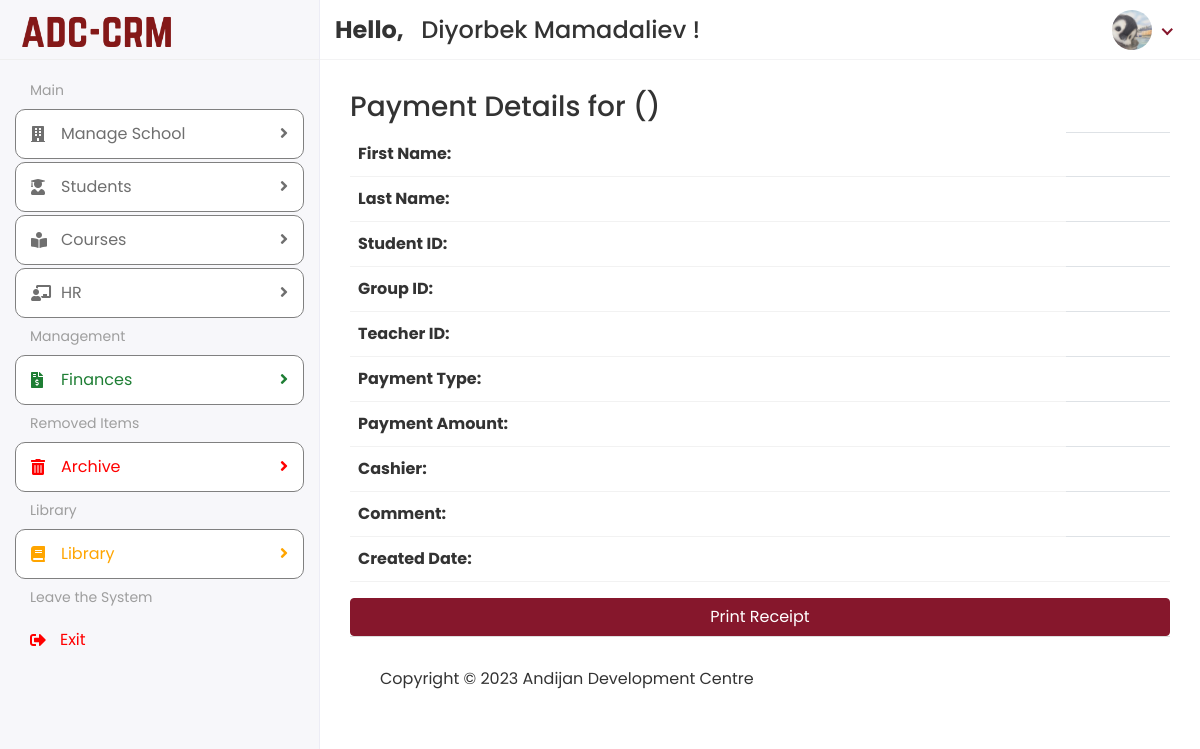
The app's page /Hod/Payments/Preview (signed in), older data.
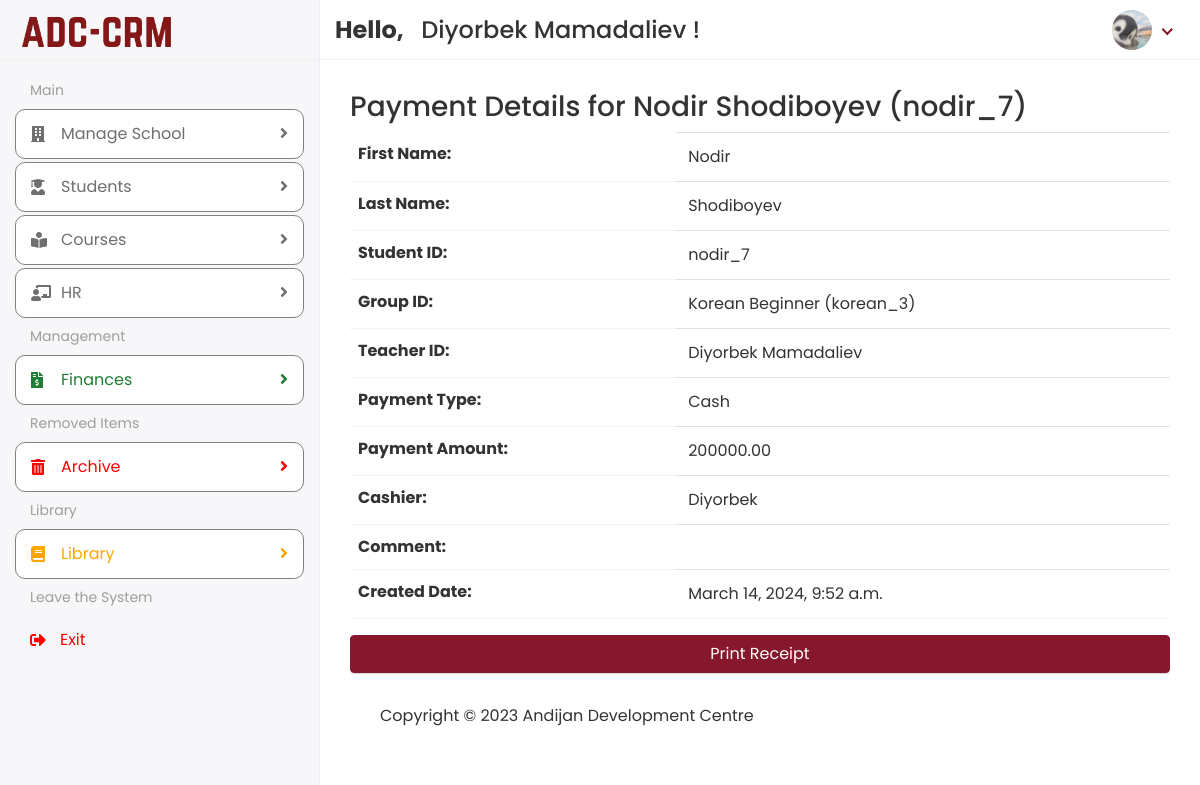
The same page, newer data.
### app/models.py (models this page shows, shortened)
class customUser(AbstractUser):
    USER = (
        (1, 'HOD'),
        (3, 'STUDENT'),
    )
    user_type = models.CharField(choices=USER, max_length=50, default=1)
    profile_pic = models.ImageField(upload_to='media/profile_pic',blank=True, null=True)

class Payments(models.Model):
    first_name = models.CharField(max_length=40)
    last_name = models.CharField(max_length=40)
    group_id = models.CharField(max_length=70)
    payment_type = models.CharField(max_length=15, blank=True, null=True)
    student_id = models.CharField(max_length=50)
    teacher_id = models.CharField(max_length=50)
    author = models.ForeignKey(settings.AUTH_USER_MODEL, on_delete=models.CASCADE)
    comment = models.TextField(max_length=150)
    fee_amount = models.DecimalField(max_digits=10, decimal_places=2)
    created_at = models.DateTimeField(auto_now_add=True)

### ADC_school_project/Hod_Views.py (the view)
# urls.py: path('Hod/Payments/Preview', Hod_Views.PAYMENT_PREVIEW, name="payment_preview"),
def PAYMENT_PREVIEW(request):
    current_user = request.user.username
    payment = Payments.objects.filter(author__username=current_user).order_by('-created_at').first()
    context = {
        'payment': payment
    }
    return render(request, 'Hod/payment_preview.html', context)

### templates/Hod/payment_preview.html
{% extends "base.html" %}
{% block content %}
<h3>Payment Details for {{ payment.first_name }} {{ payment.last_name }} ({{ payment.student_id }})</h3>
<table class="table">
  <tbody>
    <tr>
      <th>First Name:</th>
      <td>{{ payment.first_name }}</td>
    </tr>
    <tr>
      <th>Last Name:</th>
      <td>{{ payment.last_name }}</td>
    </tr>
    <tr>
      <th>Student ID:</th>
      <td>{{ payment.student_id }}</td>
    </tr>
    <tr>
      <th>Group ID:</th>
      <td>{{ payment.group_id }}</td>
    </tr>
    <tr>
      <th>Teacher ID:</th>
      <td>{{ payment.teacher_id }}</td>
    </tr>
    <tr>
      <th>Payment Type:</th>
      <td>{{ payment.payment_type }}</td>
    </tr>
    <tr>
      <th>Payment Amount:</th>
      <td>{{ payment.fee_amount }}</td>
    </tr>
    <tr>
      <th>Cashier:</th>
      <td>{{ payment.author }}</td>
    </tr>
    <tr>
      <th>Comment:</th>
      <td>{{ payment.comment }}</td>
    </tr>
    <tr>
      <th>Created Date:</th>
      <td>{{ payment.created_at }}</td>
    </tr>
  </tbody>
</table>
<div class="text-center mt-3">
  <button class="btn btn-primary" style="width: 100%" onclick="window.print()">Print Receipt</button>
</div>
{% endblock %}

### templates/base.html (shortened to what this page needs)
<!DOCTYPE html>
<html lang="en">
{% load static %}
   <head>
      <link rel="stylesheet" href="{% static 'assets/plugins/bootstrap/css/bootstrap.min.css' %}">
      <link rel="stylesheet" href="{% static 'assets/plugins/fontawesome/css/fontawesome.min.css' %}">
      <link rel="stylesheet" href="{% static 'assets/plugins/fontawesome/css/all.min.css' %}">
      <link rel="stylesheet" href="{% static 'assets/css/style.css' %}">
   </head>
   <body>
   <div class="main-wrapper">
       {% include 'includes/header.html' %}
       {% include 'includes/sidebar.html' %}
        <div class="page-wrapper">
            <div class="content container-fluid">
                {% block content %}
                {% endblock %}
       {% include 'includes/footer.html' %}
        </div>
   </div>
       <link rel="stylesheet" href="{% static 'assets/plugins/datatables/datatables.min.css' %}">
   </div>
   </body>
</html>

### templates/includes/header.html (shortened to what this page needs)
{% load static %}
<div class="header">
            <div class="header-left">
               <a href="{% url 'hod_home' %}" class="logo">
               <img src="{% static 'assets/img/logo.png' %}" alt="Logo">
               </a>
            </div>
            <div class="top-nav-search mt-3">
                <h4>
                    <strong>
                        Hello,
                    </strong>&nbsp;<span>
                    {{ user.first_name }} {{ user.last_name }}
                </span>!</h4>
            </div>
            <ul class="nav user-menu">
               <li class="nav-item dropdown has-arrow">
                  <a href="#" class="dropdown-toggle nav-link" data-toggle="dropdown">
                      {% if user.profile_pic == "" %}
                          <span class="user-img"><img class="rounded-circle" src="{% static 'assets/img/noimg.png' %}" width="31" alt="Profile_Picture"></span>
                      {% else %}
                  <span class="user-img"><img class="rounded-circle" src="/{{ user.profile_pic }}" width="31" alt="Profile_Picture"></span>
                      {% endif %}
                  </a>
               </li>
            </ul>
         </div>

### templates/includes/sidebar.html (shortened to what this page needs)
{% load static %}
<div class="sidebar toggled" id="sidebar">
            {% if user.is_authenticated and 'admin' in user.email|lower %}
                <div class="sidebar-inner slimscroll">
               <div id="sidebar-menu" class="sidebar-menu">
                  <ul>
                     <li class="menu-title">
                        <span>Main</span>
                     </li>
                      <li class="submenu">
                        <a href="#"><i class="fas fa-building"></i> <span>Manage School</span> <span class="menu-arrow"></span></a>
                     </li>
                     <li class="submenu">
                        <a href="#"><i class="fas fa-user-graduate"></i> <span> Students</span> <span class="menu-arrow"></span></a>
                     </li>
                      <li class="submenu">
                        <a href="#"><i class="fas fa-book-reader"></i> <span> Courses</span> <span class="menu-arrow"></span></a>
                     </li>
                     <li class="submenu">
                        <a href="#"><i class="fas fa-chalkboard-teacher"></i> <span> HR</span> <span class="menu-arrow"></span></a>
                     </li>
                     <li class="menu-title">
                        <span>Management</span>
                     </li>
                     <li class="submenu">
                        <a style="color: #1e7e34" href="#"><i class="fas fa-file-invoice-dollar"></i> <span> Finances</span> <span class="menu-arrow"></span></a>
                     </li>
                      <li class="menu-title">
                        <span>Removed Items</span>
                     </li>
                      <li class="submenu">
                        <a style="color: red" href="#"><i class="fas fa-trash-alt"></i> <span> Archive</span> <span class="menu-arrow"></span></a>
                     </li>
                      <li class="menu-title">
                        <span>Library</span>
                     </li>
                      <li class="submenu">
                        <a style="color: orange" href="#" href="#"><i class="fas fa-book"></i> <span> Library</span> <span class="menu-arrow"></span></a>
                     </li>
                      <li class="menu-title">
                        <span>Leave the System</span>
                     </li>
                      <li>
                        <a style="color: red" href="{% url 'logout' %}"><i class="fas fa-sign-out-alt"></i> <span>Exit</span></a>
                     </li>
                  </ul>
               </div>
            </div>
            {% endif %}
         </div>

### templates/includes/footer.html
{% load static %}
<footer>
    <p>Copyright © 2023 Andijan Development Centre</p>
</footer>

### templates/includes/header.html (style rules this page uses)
.user-img img { border-radius: 50%; width: 40px; height: 40px; object-fit: cover; }

### templates/includes/sidebar.html (style rules this page uses)
.submenu a { color: white; }
.submenu { border: 1px solid grey; border-radius: 10px; transition: transform 0.3s ease; color: black; background: white; }

Row changes from the older to the newer data that the page shows:
added Payments: first_name "Nodir", last_name "Shodiboyev", student_id "nodir_7", group_id "Korean Beginner (korean_3)", teacher_id "Diyorbek Mamadaliev", payment_type "Cash", fee_amount "200000.00", author "Diyorbek", created_at "March 14, 2024, 9:52 a.m."
